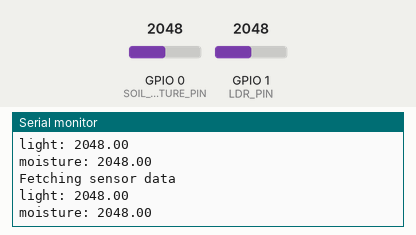
Recording of a sketch running on a simulated ESP32. Parts: the last lines printed to the serial monitor. The inputs (shaded band) are chosen by the test bench; at power-on: GPIO 0 (SOIL_MOISTURE_PIN) = 2048, GPIO 1 (LDR_PIN) = 2048. Nothing arrives over Bluetooth unless stated; a phone connects over Bluetooth LE 3 s after start.

Above: at 3.8 s.
3.9 s: GPIO 0 (SOIL_MOISTURE_PIN) set to 2866
At 7.1 s:
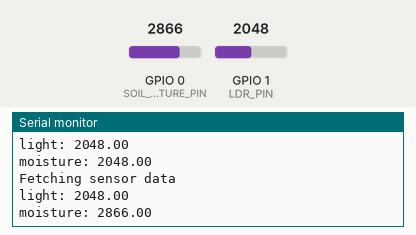
7.8 s: GPIO 1 (LDR_PIN) set to 2866
At 9.4 s:
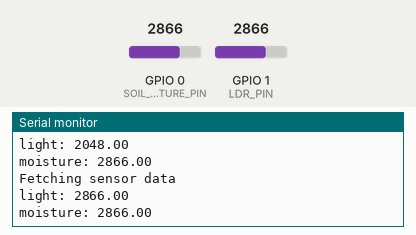
11.7 s: GPIO 0 (SOIL_MOISTURE_PIN) set to 3603
At 12.9 s:
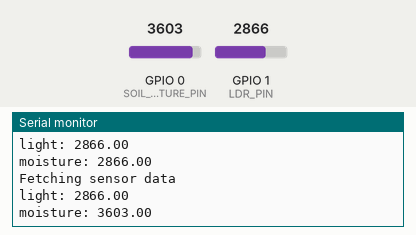
15.6 s: GPIO 1 (LDR_PIN) set to 3603
At 18.7 s:
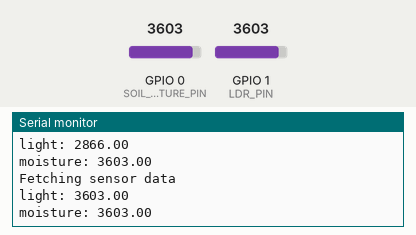
Timing chart, 0 to 20.2 s (numbered marks = the images above; inputs shaded):
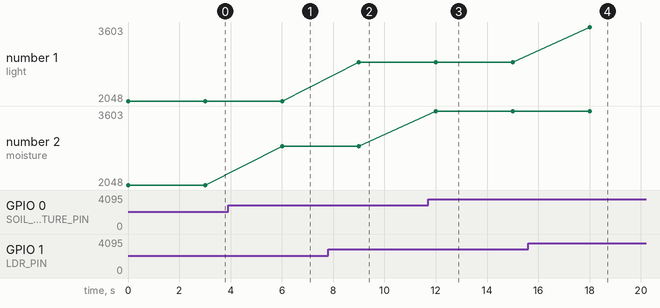

The sketch:

proj1.ino
```cpp
#include <Arduino.h>

// ESP Now requirements
#include <WiFi.h>
#include <esp_now.h>

// BLE requirements
#include <BLEDevice.h>
#include <BLEServer.h>
#include <BLEUtils.h>

// Hardware variable declarations
#define SOIL_MOISTURE_PIN 0
#define LDR_PIN 1

// =================================== BLE Server Configuration =========================================
// BLE Identifications
#define SERVICE_UUID        "4fafc201-1fb5-459e-8fcc-c5c9c331914b"
#define MOISTURE_CHAR_ID "beb5483e-36e1-4688-b7f5-ea07361b26a8"
#define LIGHT_CHAR_ID "4af306e2-2e5e-40b3-b448-f9937ba4557a"

BLECharacteristic *moistureCharacteristic;
BLECharacteristic *lightCharacteristic;
BLEService *pService;

void setupBLE()
{
  BLEServer *pServer = BLEDevice::createServer();
  pService = pServer->createService(SERVICE_UUID);
  moistureCharacteristic = pService->createCharacteristic(
    MOISTURE_CHAR_ID, BLECharacteristic::PROPERTY_READ | BLECharacteristic::PROPERTY_NOTIFY
  );
  lightCharacteristic = pService->createCharacteristic(
    LIGHT_CHAR_ID, BLECharacteristic::PROPERTY_READ | BLECharacteristic::PROPERTY_NOTIFY
  );
  pService->start();

  BLEAdvertising *pAdvertising = BLEDevice::getAdvertising();
  pAdvertising->addServiceUUID(SERVICE_UUID);
  pAdvertising->setScanResponse(true);
  pAdvertising->setMinPreferred(0x06);  // fix iPhone connections issue
  pAdvertising->setMinPreferred(0x12);
  BLEDevice::startAdvertising();

  Serial.println("Characteristic defined! Now you can read it in your phone!");
}

// ==================================== ESP NOW CONFIGURATION ===========================================
// ESP Now receiver MAC Addresses
enum MessageType {PAIRING, DATA,};
// MessageType messageType;
int counter = 0;

typedef struct struct_pairing {       // new structure for pairing
    uint8_t msgType;
    uint8_t id;
    uint8_t macAddr[6];
    uint8_t channel;
} struct_pairing;

// Data structure that will be sent within the ESP Now network
typedef struct struct_message {
  double soilMoisture;
  double ldr;
} struct_message;

// Generate data
struct_message myData;

// ESP Now peer information
esp_now_peer_info_t peerInfo;

// ESP Now callback when the data has been sent successfully
void OnDataSent(const uint8_t *mac_addr, esp_now_send_status_t status) {
  Serial.println(status == ESP_NOW_SEND_SUCCESS ? "Delivery Success" : "Delivery Fail");
}

// // ESP Now callback when receiving data from the network
void OnDataReceived(const uint8_t * mac, const uint8_t *incomingData, int len) {
  memcpy(&myData, incomingData, sizeof(myData));
  Serial.print("Data received: ");
  Serial.println(len);
  Serial.print("Moisture level: ");
  Serial.println(myData.soilMoisture);
  Serial.print("Light level: ");
  Serial.println(myData.ldr);
  Serial.println();
}

// void setupEspNow()
// {
//   WiFi.mode(WIFI_MODE_STA);

//   if (esp_now_init() != ESP_OK) {
//     Serial.println("Error initializing ESP-NOW");
//     return;
//   }

//   esp_now_register_send_cb(OnDataSent);
//   esp_now_register_recv_cb(OnDataReceived);

//   // Register peer
//   memcpy(peerInfo.peer_addr, broadcastAddress, 6);
//   peerInfo.channel = 0;
//   peerInfo.encrypt = false;

//   // Add peer
//   if (esp_now_add_peer(&peerInfo) != ESP_OK) {
//     Serial.println("Failed to add peer");
//     return;
//   }
// }

// void onEspNowAction()
// {
//   for (int i = 0; i < 5; i++) {
//     esp_err_t result = esp_now_send(broadcastAddress[i], (uint8_t *) &myData, sizeof(myData));

//     if (result == ESP_OK) {
//       Serial.println("Sending confirmed");
//     } else {
//       Serial.println("Sending error");
//     }
//   }
// }

// ================================= MAIN PROGRAM =====================================

void setup() {
  // put your setup code here, to run once:
  Serial.begin(115200);
  // Create the BLE Device
  BLEDevice::init("SPC_zero_white");

  // Init setup
  setupBLE();
  // setupEspNow();
}

void loop() {
  Serial.println("Fetching sensor data");
  double moistureValue = analogRead(SOIL_MOISTURE_PIN);
  double ldrValue = analogRead(LDR_PIN);
  // myData.soilMoisture = moisture;
  // myData.ldr = ldr;
  // double moistureValue = random(100, 1000);
  // double ldrValue = random(100, 500);

  char moisture[8];
  char light[8];
  sprintf(moisture, "%.2f", moistureValue);
  sprintf(light, "%.2f", ldrValue);

  Serial.println("light: " + String(ldrValue));
  Serial.println("moisture: " + String(moistureValue));

  moistureCharacteristic->setValue(moisture);
  lightCharacteristic->setValue(light);

  moistureCharacteristic->notify();
  lightCharacteristic->notify();

  delay(3000);
}
```

Measured:
- after the input at 3.9 s, the serial monitor: prints a new line after 2.1 s (image 1)
- after the input at 7.8 s, the serial monitor: prints a new line after 1.2 s (image 2)
- after the input at 11.7 s, the serial monitor: prints a new line after 0.31 s (image 3)
- after the input at 15.6 s, the serial monitor: prints a new line after 2.4 s (image 4)
- plotted number 2: 2048 → 2866 after the input at 3.9 s, 2866 → 3603 after the input at 11.7 s
